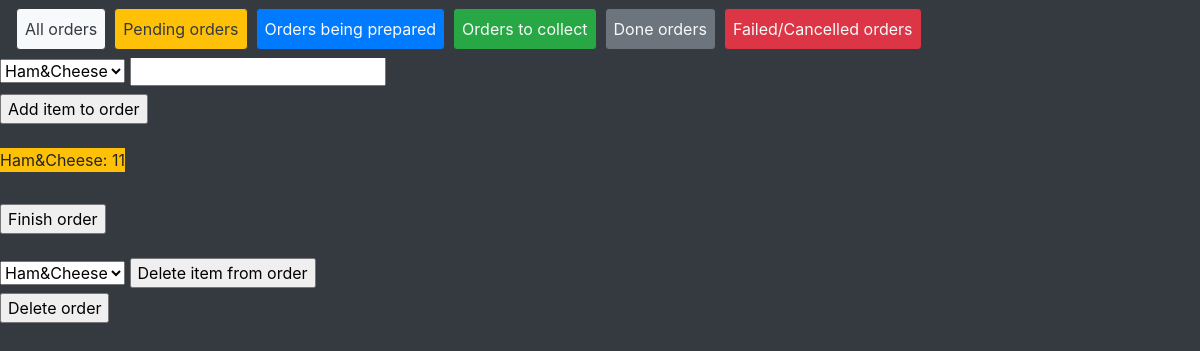
Before: /ordersys/orders/create/ (signed in) with the older database file.
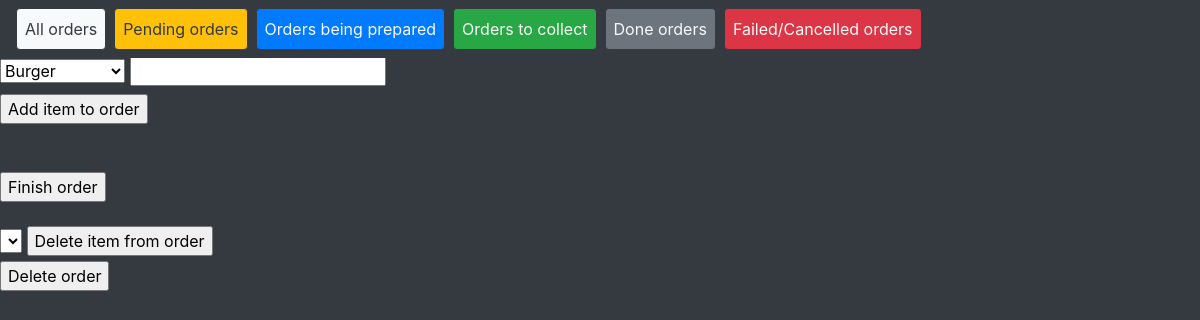
After: the same page with the newer database file.
### ordersys/models.py (models this page shows)
class TempOrder(models.Model):
    product = models.ForeignKey(Product, on_delete=models.CASCADE)
    amount_of_product = models.PositiveIntegerField()

class Product(models.Model):
    name = models.CharField(max_length=32)
    recipe = models.ManyToManyField(Ingredient, through='IngredientAmount')
    def __str__(self):
        return self.name

### ordersys/views.py (the view, shortened to what this page needs)
# urls.py: path('orders/create/', views.CreateOrderView.as_view(), name='create'),
class CreateOrderView(LoginRequiredMixin, generic.CreateView):
    login_url = '/ordersys/login/'
    template_name = 'ordersys/create_order.html'
    model = OrderCreationForm
    fields = ['product', 'amount']
    def get(self, request):
        context = {
            'creation_form': OrderCreationForm(),
            'temp_order': TempOrder.objects.all(),
            }
        return render(request, self.template_name, context)

### ordersys/forms.py
class OrderCreationForm(forms.ModelForm):
    product = forms.ModelChoiceField(queryset=Product.objects.all(), empty_label=None, required=False)
    amount = forms.IntegerField(required=False)
    to_delete = forms.ModelChoiceField(queryset=Product.objects.filter(id__in=TempOrder.objects.values('product')), empty_label=None, required=False)
    class Meta:
        model = ProductAmount
        fields = ('product', 'amount')

### ordersys/templates/ordersys/create_order.html (shortened to what this page needs)
{% extends 'ordersys/base.html'%}
{% block content %}
<form method="POST">
        <label>
            {{creation_form.product}} {{creation_form.amount}}
        </label>
        <br>
    <input type="submit" name="Add" value="Add item to order">
    <br>
    <br>
    {% for item in temp_order %}
        <label class="bg-warning">
            {{item.product}}: {{item.amount_of_product}}
        </label>
        <br>
    {% endfor %}
    <br>
    <input type="submit" name="Finish" value="Finish order">
    <br>
    <br>
        <label>
            {{creation_form.to_delete}}
        </label>
        <input type="submit" name="Delete Item" value="Delete item from order">
    <br>
    <input type="submit" name="Delete" value="Delete order">
</form>
{% endblock %}

Changed rows visible on the page:
removed TempOrder: product "Ham&Cheese", amount_of_product "11"
Other visible differences:
form field product: "Ham&Cheese" → "Burger"
form field to_delete: "Ham&Cheese" → (not shown)
